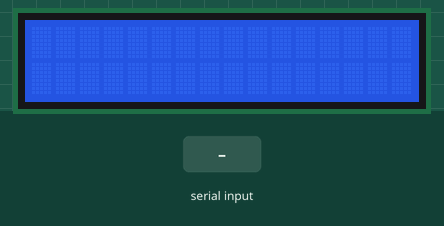
Bench run of a sketch on a simulated Arduino Uno, built with avr-gcc and run on an emulated ATmega328P. On the bench: 16×2 character LCD. Inputs (shaded band) come from the test bench. What the sketch prints to the serial monitor is not drawn.

Above: at 1.2 s.
1.3 s: "1\n" received over Serial
At 2.5 s:
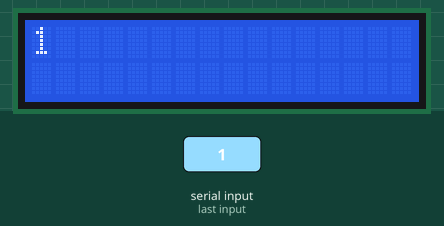
2.8 s: "0\n" received over Serial
At 3.6 s:
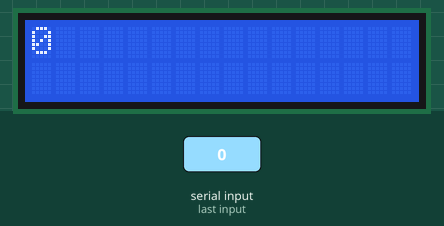
4.3 s: "2\n" received over Serial
At 4.8 s:
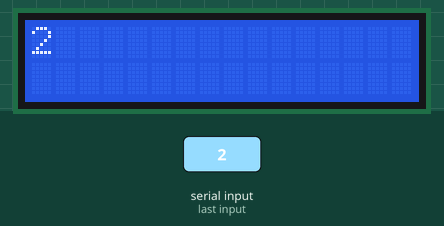
Timing chart, 0 to 7.3 s (numbered marks = the images above; inputs shaded):
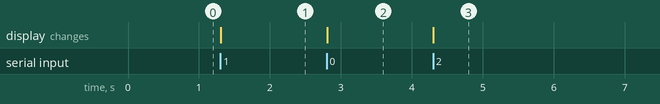

The sketch:

LCD.ino
```cpp
#include <LiquidCrystal.h>

// Initialize the library with the numbers of the interface pins
LiquidCrystal lcd(7, 8, 9, 10, 11, 12);

void setup() {
  // Set up the LCD's number of columns and rows:
  lcd.begin(16, 2);
  // Start serial communication
  Serial.begin(9600);
}

void loop() {
  // Check if data is available to read from the serial port
  if (Serial.available() > 0) {
    // Read the incoming data as a string
    String incomingString = Serial.readStringUntil('\n');

    // Clear the LCD
    lcd.clear();

    // Find the position of the comma in the string
    int commaPosition = incomingString.indexOf(',');

    // If a comma is found
    if (commaPosition != -1) {
      // Display the part before the comma on the first line
      lcd.setCursor(0, 0);
      lcd.print(incomingString.substring(0, commaPosition));

      // Display the part after the comma on the second line
      lcd.setCursor(0, 1);
      lcd.print(incomingString.substring(commaPosition + 1));

      // Print the received string to the Serial Monitor for verification
      Serial.println("Received: " + incomingString);
    } else {
      // If no comma is found, display the entire string on the first line
      lcd.print(incomingString);

      // Print the received string to the Serial Monitor for verification
      Serial.println("Received: " + incomingString);
    }
  }
}
```

Measured:
- after the input at 1.3 s, the display: changes at once (image 1)
- after the input at 2.8 s, the display: changes at once (image 2)
- after the input at 4.3 s, the display: changes at once (image 3)
